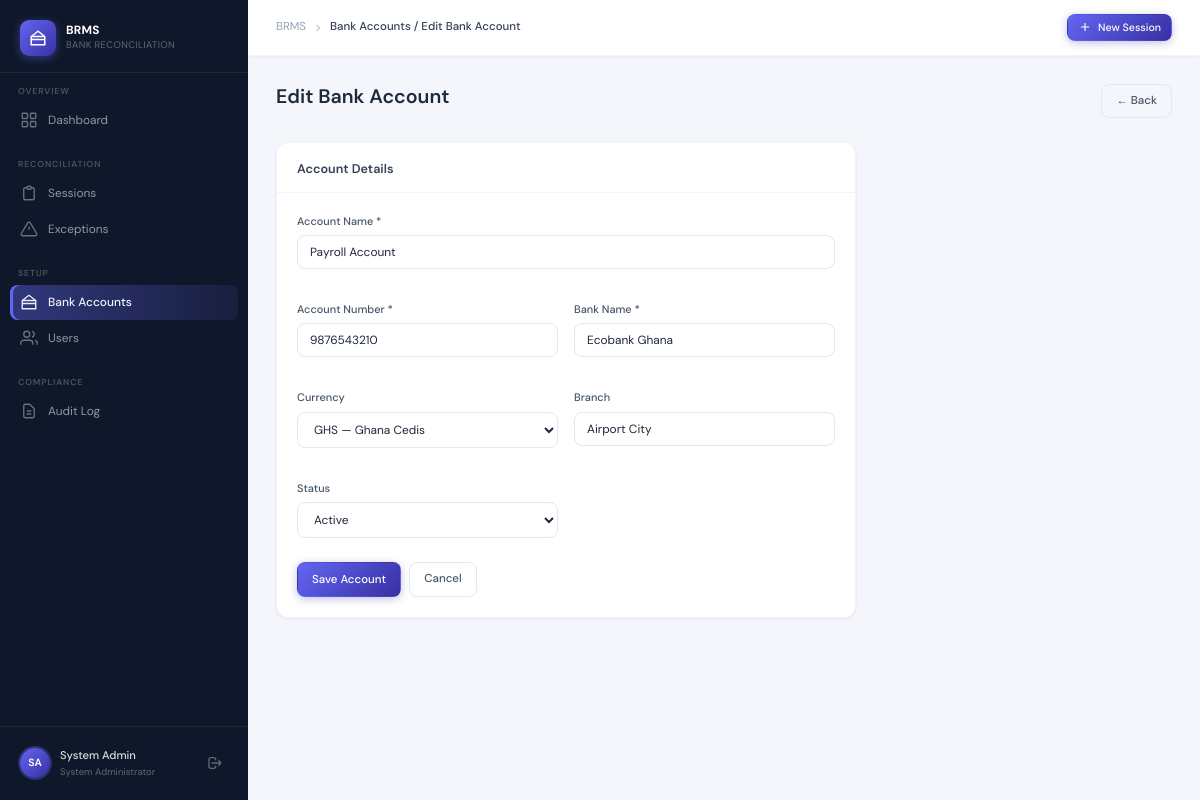
The page /bank-accounts/5/edit/ (signed in) on the database its author committed.
### accounts/models.py (models this page shows, shortened)
class User(AbstractUser):
    ROLE_CHOICES = [
        ('admin', 'System Administrator'),
        ('officer', 'Reconciliation Officer'),
        ('manager', 'Finance Manager'),
        ('auditor', 'Internal Auditor'),
        ('executive', 'Executive User'),
    ]
    role = models.CharField(max_length=20, choices=ROLE_CHOICES, default='officer')
    phone = models.CharField(max_length=20, blank=True)
    department = models.CharField(max_length=100, blank=True)
    is_locked = models.BooleanField(default=False)
    last_password_change = models.DateTimeField(null=True, blank=True)
    created_at = models.DateTimeField(auto_now_add=True)
    def can_upload(self):
        return self.role in ['officer', 'admin']

### reconciliation/models.py (models this page shows, shortened)
class BankAccount(models.Model):
    STATUS_CHOICES = [('active', 'Active'), ('inactive', 'Inactive'), ('frozen', 'Frozen')]
    CURRENCY_CHOICES = [('GHS', 'Ghana Cedis'), ('USD', 'US Dollar'), ('EUR', 'Euro'), ('GBP', 'British Pound')]
    account_name = models.CharField(max_length=200)
    account_number = models.CharField(max_length=50, unique=True)
    bank_name = models.CharField(max_length=200)
    currency = models.CharField(max_length=3, choices=CURRENCY_CHOICES, default='GHS')
    branch = models.CharField(max_length=200, blank=True)
    status = models.CharField(max_length=20, choices=STATUS_CHOICES, default='active')
    created_by = models.ForeignKey(settings.AUTH_USER_MODEL, on_delete=models.SET_NULL, null=True)
    created_at = models.DateTimeField(auto_now_add=True)

### reconciliation/views.py (the view)
# urls.py: path('bank-accounts/<int:pk>/edit/', views.bank_account_edit, name='bank_account_edit'),
@login_required
def bank_account_edit(request, pk):
    if request.user.role != 'admin':
        messages.error(request, 'Access denied.')
        return redirect('reconciliation:bank_account_list')
    acc = get_object_or_404(BankAccount, pk=pk)
    form = BankAccountForm(request.POST or None, instance=acc)
    if request.method == 'POST' and form.is_valid():
        form.save()
        log_action(request, 'EDIT_BANK_ACCOUNT', 'BankAccount', acc.id)
        messages.success(request, 'Bank account updated.')
        return redirect('reconciliation:bank_account_list')
    return render(request, 'reconciliation/bank_account_form.html',
                  {'form': form, 'title': 'Edit Bank Account', 'obj': acc})

### reconciliation/forms.py
class BankAccountForm(forms.ModelForm):
    class Meta:
        model = BankAccount
        fields = ['account_name', 'account_number', 'bank_name', 'currency', 'branch', 'status']

### templates/reconciliation/bank_account_form.html (shortened to what this page needs)
{% extends 'base.html' %}
{% block nav_banks %}active{% endblock %}
{% block breadcrumb %}Bank Accounts / {{ title }}{% endblock %}
{% block content %}
<div class="page-header">
  <div>
    <div class="page-title">{{ title }}</div>
  </div>
  <a href="{% url 'reconciliation:bank_account_list' %}" class="btn btn-outline">← Back</a>
</div>
<div style="max-width:580px">
  <div class="card">
    <div class="card-header"><span class="card-title">Account Details</span></div>
    <div class="card-body">
      <form method="post">
        <div class="form-grid">
          <div class="form-group col-span-2">
            <label class="form-label">Account Name *</label>
            <input type="text" name="account_name" class="form-control" placeholder="e.g. Main Operating Account"
                   value="{{ form.account_name.value|default:'' }}" required>
          </div>
          <div class="form-group">
            <label class="form-label">Account Number *</label>
            <input type="text" name="account_number" class="form-control" placeholder="e.g. 1234567890"
                   value="{{ form.account_number.value|default:'' }}" required>
          </div>
          <div class="form-group">
            <label class="form-label">Bank Name *</label>
            <input type="text" name="bank_name" class="form-control" placeholder="e.g. GCB Bank"
                   value="{{ form.bank_name.value|default:'' }}" required>
          </div>
          <div class="form-group">
            <label class="form-label">Currency</label>
            <select name="currency" class="form-control">
              <option value="GHS" {% if form.currency.value == 'GHS' %}selected{% endif %}>GHS — Ghana Cedis</option>
            </select>
          </div>
          <div class="form-group">
            <label class="form-label">Branch</label>
            <input type="text" name="branch" class="form-control" placeholder="e.g. Head Office"
                   value="{{ form.branch.value|default:'' }}">
          </div>
          <div class="form-group">
            <label class="form-label">Status</label>
            <select name="status" class="form-control">
              <option value="active" {% if form.status.value == 'active' %}selected{% endif %}>Active</option>
            </select>
          </div>
        </div>
        <div style="display:flex;gap:8px;margin-top:8px">
          <button type="submit" class="btn btn-primary">Save Account</button>
          <a href="{% url 'reconciliation:bank_account_list' %}" class="btn btn-outline">Cancel</a>
        </div>
      </form>
    </div>
  </div>
</div>
{% endblock %}

### templates/base.html (shortened to what this page needs)
{% load static %}<!DOCTYPE html>
<html lang="en">
<head>
  <link rel="stylesheet" href="{% static 'css/brms.css' %}">
</head>
<body>
<div class="app-wrapper">
  <aside class="sidebar">
    <div class="sidebar-brand">
      <div class="brand-logo">
        <div class="brand-icon">
          <svg width="18" height="18" fill="none" stroke="currentColor" stroke-width="2" viewBox="0 0 24 24">
            <path d="M3 10h18M3 14h18M12 3L3 10v11h18V10L12 3z"/>
          </svg>
        </div>
        <div class="brand-text">
          <span class="brand-name">BRMS</span>
          <span class="brand-sub">Bank Reconciliation</span>
        </div>
      </div>
    </div>
    <nav class="sidebar-nav">
      <div class="nav-section">
        <div class="nav-section-label">Overview</div>
        <a href="{% url 'dashboard:home' %}" class="nav-item {% block nav_dashboard %}{% endblock %}">
          <svg class="nav-icon" fill="none" stroke="currentColor" stroke-width="1.8" viewBox="0 0 24 24">
            <rect x="3" y="3" width="7" height="7" rx="1"/><rect x="14" y="3" width="7" height="7" rx="1"/>
            <rect x="14" y="14" width="7" height="7" rx="1"/><rect x="3" y="14" width="7" height="7" rx="1"/>
          </svg>
          Dashboard
        </a>
      </div>
      <div class="nav-section">
        <div class="nav-section-label">Reconciliation</div>
        <a href="{% url 'reconciliation:session_list' %}" class="nav-item {% block nav_sessions %}{% endblock %}">
          <svg class="nav-icon" fill="none" stroke="currentColor" stroke-width="1.8" viewBox="0 0 24 24">
            <path d="M9 5H7a2 2 0 00-2 2v12a2 2 0 002 2h10a2 2 0 002-2V7a2 2 0 00-2-2h-2M9 5a2 2 0 002 2h2a2 2 0 002-2M9 5a2 2 0 012-2h2a2 2 0 012 2"/>
          </svg>
          Sessions
        </a>
        <a href="{% url 'reconciliation:exception_list' %}" class="nav-item {% block nav_exceptions %}{% endblock %}">
          <svg class="nav-icon" fill="none" stroke="currentColor" stroke-width="1.8" viewBox="0 0 24 24">
            <path d="M12 9v4m0 4h.01M10.29 3.86L1.82 18a2 2 0 001.71 3h16.94a2 2 0 001.71-3L13.71 3.86a2 2 0 00-3.42 0z"/>
          </svg>
          Exceptions
        </a>
      </div>
      <div class="nav-section">
        <div class="nav-section-label">Setup</div>
        <a href="{% url 'reconciliation:bank_account_list' %}" class="nav-item {% block nav_banks %}{% endblock %}">
          <svg class="nav-icon" fill="none" stroke="currentColor" stroke-width="1.8" viewBox="0 0 24 24">
            <path d="M3 10h18M3 14h18M12 3L3 10v11h18V10L12 3z"/>
          </svg>
          Bank Accounts
        </a>
        {% if user.role == 'admin' %}
        <a href="{% url 'accounts:user_list' %}" class="nav-item {% block nav_users %}{% endblock %}">
          <svg class="nav-icon" fill="none" stroke="currentColor" stroke-width="1.8" viewBox="0 0 24 24">
            <path d="M17 21v-2a4 4 0 00-4-4H5a4 4 0 00-4 4v2M9 11a4 4 0 100-8 4 4 0 000 8zM23 21v-2a4 4 0 00-3-3.87M16 3.13a4 4 0 010 7.75"/>
          </svg>
          Users
        </a>
        {% endif %}
      </div>
      <div class="nav-section">
        <div class="nav-section-label">Compliance</div>
        <a href="{% url 'reconciliation:audit_log' %}" class="nav-item {% block nav_audit %}{% endblock %}">
          <svg class="nav-icon" fill="none" stroke="currentColor" stroke-width="1.8" viewBox="0 0 24 24">
            <path d="M9 12h6m-6 4h6m2 5H7a2 2 0 01-2-2V5a2 2 0 012-2h5.586a1 1 0 01.707.293l5.414 5.414a1 1 0 01.293.707V19a2 2 0 01-2 2z"/>
          </svg>
          Audit Log
        </a>
      </div>
    </nav>
    <div class="sidebar-footer">
      <div class="user-card">
        <div class="user-avatar">{{ user.first_name|first|upper }}{{ user.last_name|first|upper }}</div>
        <div class="user-info">
          <div class="user-name">{{ user.get_full_name|default:user.username }}</div>
          <div class="user-role">{{ user.get_role_display }}</div>
        </div>
        <a href="{% url 'accounts:logout' %}" class="logout-btn" title="Sign out">
          <svg width="16" height="16" fill="none" stroke="currentColor" stroke-width="2" viewBox="0 0 24 24">
            <path d="M17 16l4-4m0 0l-4-4m4 4H7m6 4v1a3 3 0 01-3 3H6a3 3 0 01-3-3V7a3 3 0 013-3h4a3 3 0 013 3v1"/>
          </svg>
        </a>
      </div>
    </div>
  </aside>
  <div class="main-content">
    <div class="topbar">
      <div class="page-breadcrumb">
        <span>BRMS</span>
        <svg width="12" height="12" fill="none" stroke="currentColor" stroke-width="2" viewBox="0 0 24 24"><path d="M9 18l6-6-6-6"/></svg>
        <span class="current">{% block breadcrumb %}Home{% endblock %}</span>
      </div>
      <div class="topbar-actions">
        {% if user.can_upload %}
        <a href="{% url 'reconciliation:session_create' %}" class="btn btn-primary btn-sm">
          <svg width="14" height="14" fill="none" stroke="currentColor" stroke-width="2" viewBox="0 0 24 24"><path d="M12 5v14M5 12h14"/></svg>
          New Session
        </a>
        {% endif %}
      </div>
    </div>
    <div class="page-body">
      {% block content %}{% endblock %}
    </div>
  </div>
</div>
</body>
</html>

### rows shown on the page
User: first_name|first "S", last_name|first "A", get_full_name "System Admin", role "System Administrator"
BankAccount: account_name "Payroll Account", account_number "9876543210", bank_name "Ecobank Ghana", currency "GHS — Ghana Cedis", branch "Airport City", status "Active"

### other values the page prints
{{ title }} "Edit Bank Account"
